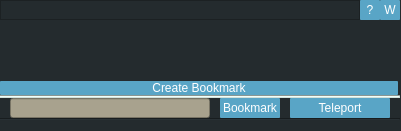
<?xml version="1.0" encoding="UTF-8"?>
<ui version="4.0">
 <class>Form</class>
 <widget class="QWidget" name="Form">
  <property name="geometry">
   <rect>
    <x>0</x>
    <y>0</y>
    <width>401</width>
    <height>131</height>
   </rect>
  </property>
  <property name="sizePolicy">
   <sizepolicy hsizetype="Fixed" vsizetype="MinimumExpanding">
    <horstretch>0</horstretch>
    <verstretch>0</verstretch>
   </sizepolicy>
  </property>
  <property name="maximumSize">
   <size>
    <width>800</width>
    <height>16777215</height>
   </size>
  </property>
  <property name="windowTitle">
   <string>Form</string>
  </property>
  <property name="styleSheet">
   <string notr="true">QWidget {
background-color: rgb(36, 43, 46);
color: rgb(255, 255, 255);
}

QPushButton:hover{
	background-color: rgb(209, 225, 219);
	color: rgb(50, 52, 64);
}

QPushButton{background-color: rgb(89, 165, 198);
border-radius:1
}


QPushButton:pressed{
background-color: rgb(168, 162, 142);
border-style:inset;
}

QLineEdit {
background-color: rgb(168, 162, 142);
}

#line, #line_2 {
background-color:rgb(209, 225, 219)
}</string>
  </property>
  <widget class="QWidget" name="verticalLayoutWidget">
   <property name="geometry">
    <rect>
     <x>0</x>
     <y>0</y>
     <width>400</width>
     <height>121</height>
    </rect>
   </property>
   <layout class="QVBoxLayout" name="verticalLayout" stretch="0,0,0,0,0,0">
    <property name="spacing">
     <number>0</number>
    </property>
    <property name="sizeConstraint">
     <enum>QLayout::SetNoConstraint</enum>
    </property>
    <property name="topMargin">
     <number>0</number>
    </property>
    <item>
     <layout class="QHBoxLayout" name="horizontalLayout">
      <property name="bottomMargin">
       <number>0</number>
      </property>
      <item>
       <widget class="QFrame" name="frame">
        <property name="maximumSize">
         <size>
          <width>16777215</width>
          <height>20</height>
         </size>
        </property>
        <property name="frameShape">
         <enum>QFrame::StyledPanel</enum>
        </property>
        <property name="frameShadow">
         <enum>QFrame::Raised</enum>
        </property>
       </widget>
      </item>
      <item>
       <widget class="QPushButton" name="btnHelp">
        <property name="maximumSize">
         <size>
          <width>20</width>
          <height>20</height>
         </size>
        </property>
        <property name="text">
         <string>?</string>
        </property>
       </widget>
      </item>
      <item>
       <widget class="QPushButton" name="btnWeb">
        <property name="maximumSize">
         <size>
          <width>20</width>
          <height>20</height>
         </size>
        </property>
        <property name="text">
         <string>W</string>
        </property>
       </widget>
      </item>
     </layout>
    </item>
    <item>
     <widget class="QLabel" name="lblHeader">
      <property name="midLineWidth">
       <number>5</number>
      </property>
      <property name="text">
       <string/>
      </property>
      <property name="pixmap">
       <pixmap resource="../teleporter_tool_icons.qrc">:/newPrefix/header.png</pixmap>
      </property>
     </widget>
    </item>
    <item>
     <widget class="QPushButton" name="btnAdd">
      <property name="maximumSize">
       <size>
        <width>398</width>
        <height>16777215</height>
       </size>
      </property>
      <property name="text">
       <string>Create Bookmark</string>
      </property>
     </widget>
    </item>
    <item>
     <widget class="Line" name="line_2">
      <property name="orientation">
       <enum>Qt::Horizontal</enum>
      </property>
     </widget>
    </item>
    <item>
     <layout class="QHBoxLayout" name="mainLayout">
      <property name="spacing">
       <number>0</number>
      </property>
      <property name="topMargin">
       <number>0</number>
      </property>
      <property name="bottomMargin">
       <number>0</number>
      </property>
      <item>
       <widget class="QLineEdit" name="lineEdit">
        <property name="maximumSize">
         <size>
          <width>200</width>
          <height>20</height>
         </size>
        </property>
       </widget>
      </item>
      <item>
       <widget class="QPushButton" name="btnGetPosition">
        <property name="maximumSize">
         <size>
          <width>60</width>
          <height>20</height>
         </size>
        </property>
        <property name="text">
         <string>Bookmark</string>
        </property>
       </widget>
      </item>
      <item>
       <widget class="QPushButton" name="btnTeleport">
        <property name="maximumSize">
         <size>
          <width>100</width>
          <height>20</height>
         </size>
        </property>
        <property name="text">
         <string>Teleport</string>
        </property>
       </widget>
      </item>
     </layout>
    </item>
    <item>
     <widget class="Line" name="divider">
      <property name="frameShadow">
       <enum>QFrame::Sunken</enum>
      </property>
      <property name="lineWidth">
       <number>1</number>
      </property>
      <property name="orientation">
       <enum>Qt::Horizontal</enum>
      </property>
     </widget>
    </item>
   </layout>
  </widget>
 </widget>
 <resources>
  <include location="../teleporter_tool_icons.qrc"/>
 </resources>
 <connections/>
</ui>
